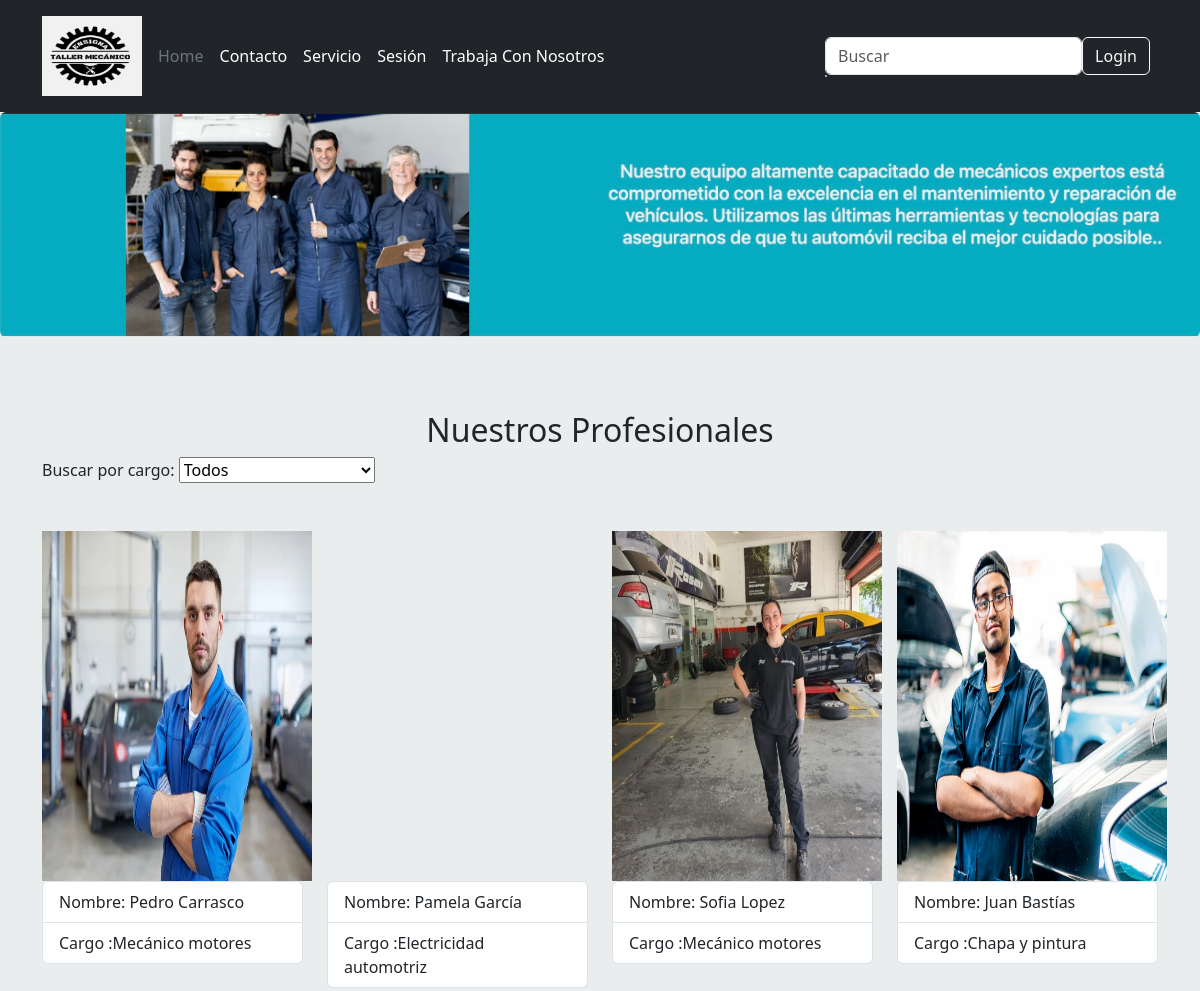
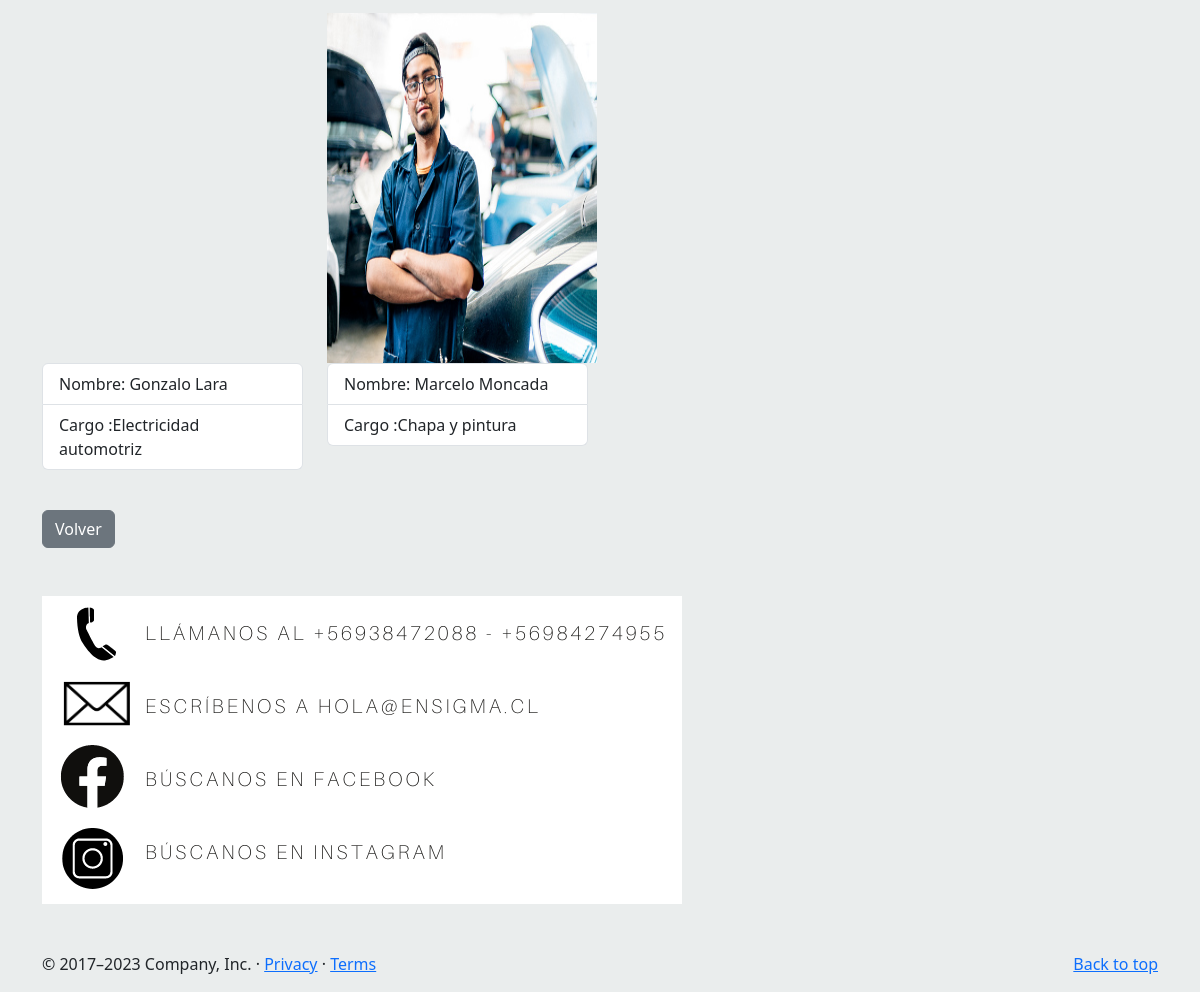
Page /pagmecanicos/ on the committed database (2 pictures, top to bottom).
### appweb/models.py (models this page shows, shortened)
class Mecanico(models.Model):
    id_mecanico = models.AutoField(primary_key=True)
    rut = models.CharField(max_length=15)
    nombre = models.CharField(max_length=100)
    apellido = models.CharField(max_length=80)
    edad = models.IntegerField()
    cargo = models.ForeignKey(Cargo, on_delete=models.PROTECT)
    fecha_nacimiento = models.DateField()
    foto = models.ImageField(null=True, upload_to='mecanicos')
    usuario = models.ForeignKey(User, on_delete=models.CASCADE, blank=True, null=True)

class Cargo(models.Model):
    nombre = models.CharField(max_length=50)
    def __str__(self):
        return self.nombre

### appweb/views.py (the view)
# urls.py: path('pagmecanicos/',pagmecanicos,name="pagmecanicos"),
def pagmecanicos(request):
    mecanicos = None
    nombreCargo = request.GET.get('nom_cargo', '')
    cargos = Cargo.objects.all()
    if nombreCargo != '':
        mecanicos = Mecanico.objects.filter(cargo__nombre=nombreCargo)
    else:
        mecanicos = Mecanico.objects.all()
    data = {
        'mecanicos': mecanicos,
        'cargos': cargos,
        'nombreCargo': nombreCargo
    }
    return render(request, "pagmecanicos.html", data)

### appweb/templates/pagmecanicos.html (shortened to what this page needs)
{% extends 'base.html' %}
{% load static %}
{% block contenido %}
<figure class="figure">
  <img src="{% static './imagen/fotoEquipo.jpeg'%}" class="figure-img img-fluid rounded" alt="...">
</figure>
<div class="container" style="margin-top: 50px">
  <center><h2>Nuestros Profesionales</h2></center>
    <label for="filter_cargo">Buscar por cargo:</label>
<select name="filter_cargo" id="filter_cargo" onchange="filtrar()">
  <option value="">Todos</option>
</select>
    <br>
    <br>
    <br>
  <div id="profesionales_excelencia" class="row">
    <div class="cont-profesionales col-lg-12 col-md-12 col-sm-12 col-xs-12">
      <div class="cont-listado row">
        {% for p in mecanicos %}
        <div class="col-lg-3 col-md-3 col-sm-6 col-xs-12">
          <div class="prof int">
            <figure>
              <a href="{% url 'Inform_mecanico' p.id_mecanico %}">
                {% if p.foto %}
                <img width="270" height="350"
                  src="{{p.foto.url}}"
                  class="img-responsive wp-post-image" alt="" decoding="async" loading="lazy">
                {% else %}
                  <img width="270" height="350"
                  src=""
                  class="img-responsive wp-post-image" alt="" decoding="async" loading="lazy">
                {% endif%}
                </a>
                <ul class="list-group">
                  <li class="list-group-item">Nombre: {{p.nombre}} {{p.apellido}}</li>
                  <li class="list-group-item">Cargo :{{p.cargo}}</li>
                </ul>
            </figure>
          </div>
        </div>
        {% endfor %}
        <section>
          <br>
          <a class="btn btn-secondary btn" href="{% url 'servicio'%}" role="button">Volver</a>
          <div class="contacto my-5">
            <img src="{% static './imagen/dato.png'%}" alt="">
          </div>
        </section>
    </div>
  </div>
</div>
{% endblock %}

### rows in the picture
Mecanico: foto (picture), nombre "Pedro", apellido "Carrasco", cargo "Mecánico motores"
Mecanico: foto (picture), nombre "Pamela", apellido "García", cargo "Electricidad automotriz"
Mecanico: foto (picture), nombre "Sofia", apellido "Lopez", cargo "Mecánico motores"
Mecanico: foto (picture), nombre "Juan", apellido "Bastías", cargo "Chapa y pintura"
Mecanico: foto (picture), nombre "Gonzalo", apellido "Lara", cargo "Electricidad automotriz"
Mecanico: foto (picture), nombre "Marcelo", apellido "Moncada", cargo "Chapa y pintura"
